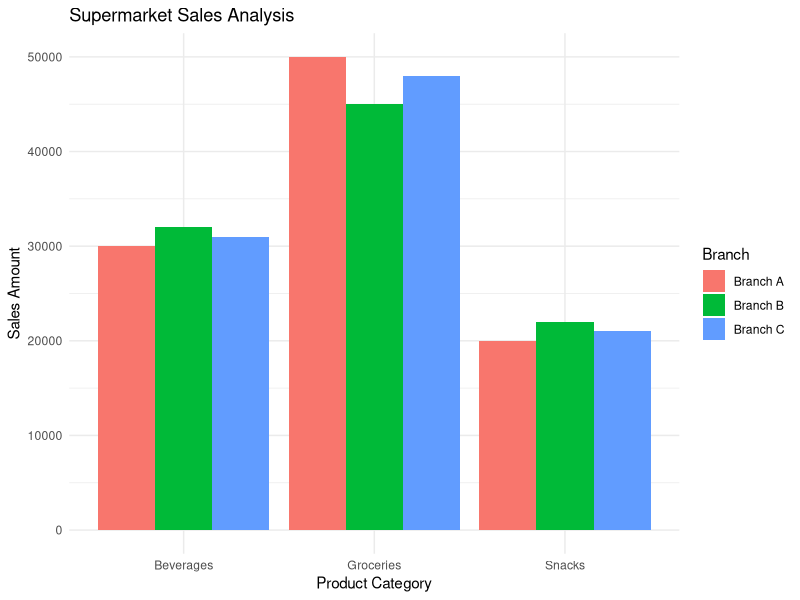

Write the R code that produced this figure.
# Install ggplot2 if not installed
# install.packages("ggplot2")

library(ggplot2)

# Sample dataset
sales_data <- data.frame(
  Month = rep("January", 9),
  Product_Category = rep(c("Groceries", "Beverages", "Snacks"), each = 3),
  Sales_Amount = c(50000, 45000, 48000,
                   30000, 32000, 31000,
                   20000, 22000, 21000),
  Branch = rep(c("Branch A", "Branch B", "Branch C"), 3)
)

# Grouped Bar Chart
ggplot(sales_data,
       aes(x = Product_Category,
           y = Sales_Amount,
           fill = Branch)) +
  geom_bar(stat = "identity", position = "dodge") +
  labs(
    title = "Supermarket Sales Analysis",
    x = "Product Category",
    y = "Sales Amount",
    fill = "Branch"
  ) +
  theme_minimal()
